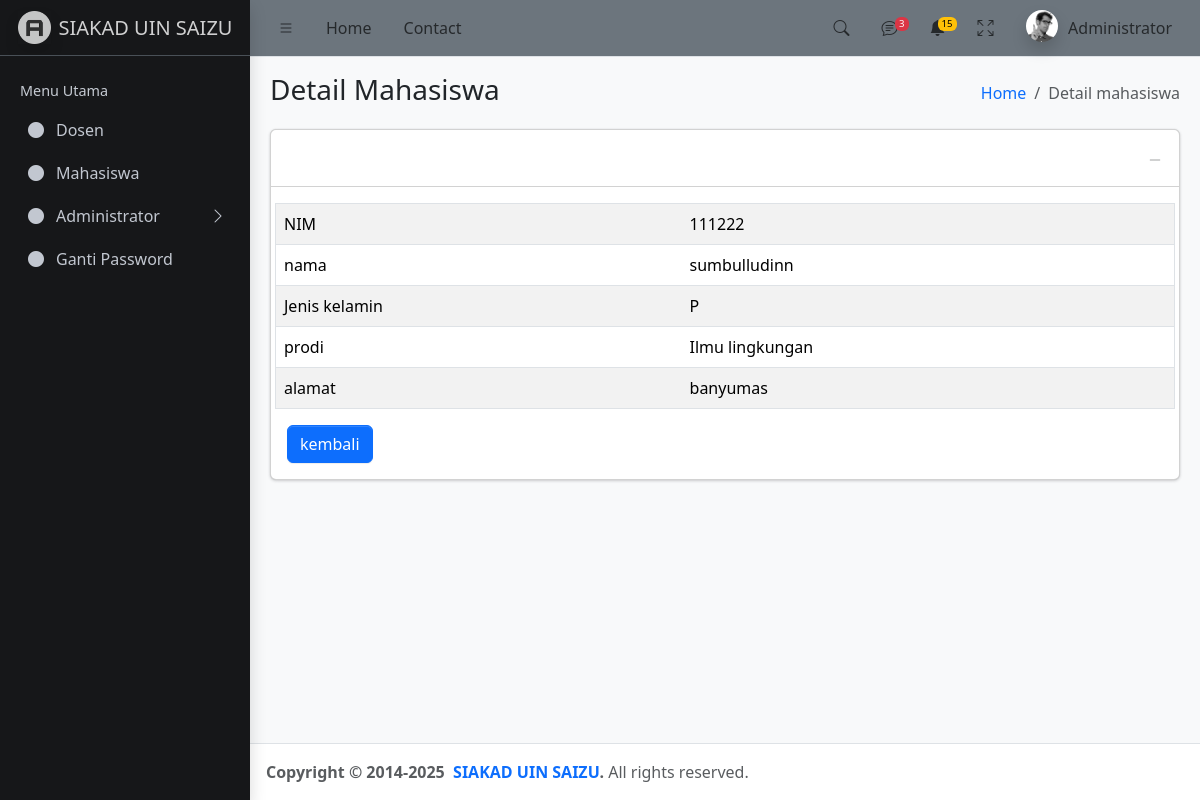
/Admin/?p=detailMahasiswa&id=4 (signed in), run on the app's committed database.
### tables this page shows
CREATE TABLE `mahasiswa` (
  `id` int NOT NULL,
  `NIM` varchar(12) NOT NULL,
  `prodi` int NOT NULL,
  `nama` varchar(50) NOT NULL,
  `gender` enum('P','L') NOT NULL,
  `alamat` varchar(255) NOT NULL,
  `waktu` datetime NOT NULL
);

### Admin/detail-mahasiswa.php (the view, shortened to what this page needs)
<main class="app-main">
  <div class="app-content-header">
    <div class="container-fluid">
      <div class="row">
        <div class="col-sm-6"><h3 class="mb-0">Detail Mahasiswa</h3></div>
        <div class="col-sm-6">
          <ol class="breadcrumb float-sm-end">
            <li class="breadcrumb-item"><a href="#">Home</a></li>
            <li class="breadcrumb-item active" aria-current="page">Detail mahasiswa</li>
          </ol>
        </div>
      </div>
    </div>
  </div>
  <div class="app-content">
    <div class="container-fluid">
      <div class="row">
        <div class="col-12">
          <div class="card">
            <div class="card-header">
              <div class="card-tools">
                <button type="button" class="btn btn-tool" data-lte-toggle="card-collapse">
                  <i data-lte-icon="collapse" class="bi bi-dash-lg"></i>
                </button>
              </div>
            </div>
            <div class="card-body">
              <div class="row">
                <?php
                  $idx= $_GET['id'];
                  require_once "../config.php";
                  $sql = "select * from mahasiswa where id='$idx'";
                  $data=$db->query($sql);
                  foreach($data as $d) {
                    if($d['prodi']==1) {
                    $prodi="Informatika";
                    } elseif ($d['prodi']==2) {
                      $prodi="Arsitektur";
                    } elseif ($d['prodi']==3){
                      $prodi="Ilmu lingkungan";
                    }
                    else {
                      $prodi="Prodi Tidak Diketahui";
                    }
                      echo "<table border=1 class='table table-striped table-hover'>
                        <tr><td>NIM</td><td>$d[NIM]</td></tr>
                        <tr><td>nama</td><td>$d[nama]</td></tr>
                        <tr><td>Jenis kelamin</td><td>$d[gender]</td></tr>
                        <tr><td>prodi</td><td>$prodi</td></tr>
                        <tr><td>alamat</td><td>$d[alamat]</td></tr>
                      </table>";
                  }
                ?>
               <a href="./?p=mahasiswa">
                 <input type="submit" class="btn btn-primary" value="kembali">
               </a>
              </div>
            </div>
          </div>
        </div>
      </div>
    </div>
  </div>
</main>

### data on the page
mahasiswa: NIM "111222", nama "sumbulludinn", gender "P", prodi "Ilmu lingkungan", alamat "banyumas"
